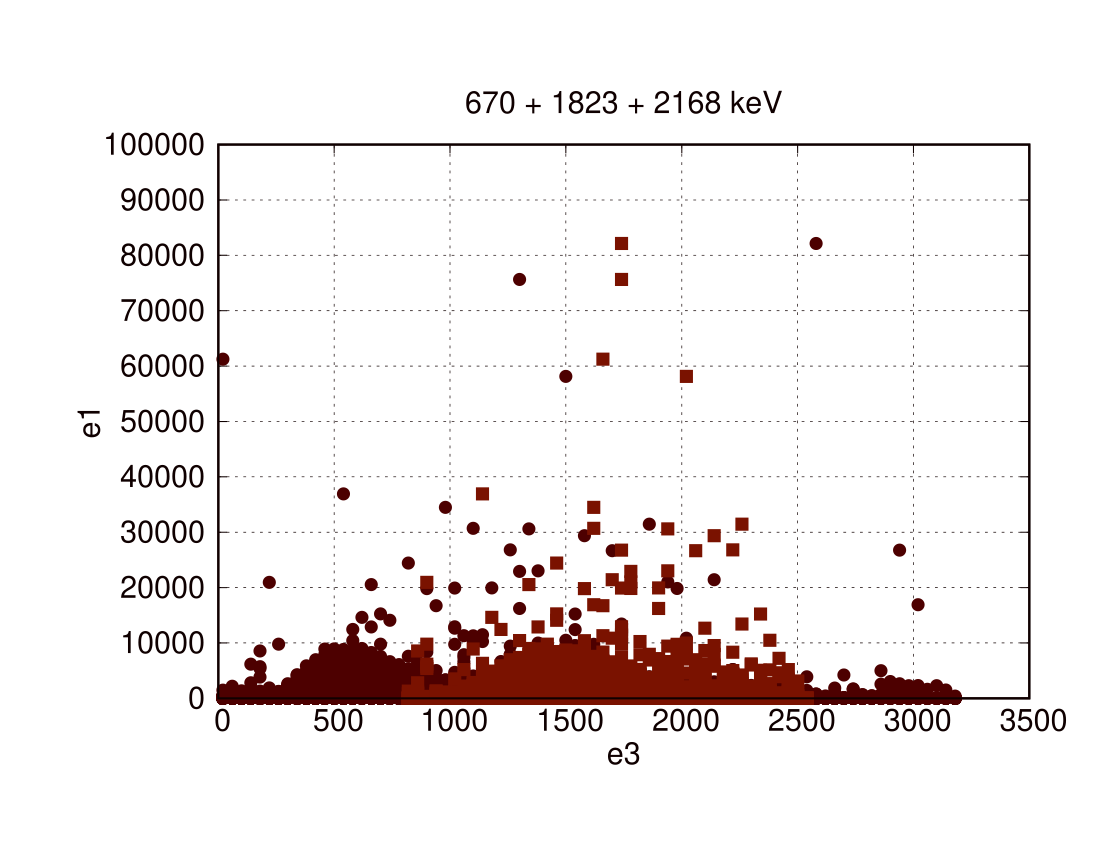

The script that drew this image:
set term post enhance color "Helvetica,16"
set out "|ps2pdf - gamScan.pdf"

set xlabel 'e3'
set ylabel 'e1'


set title '670 + 1823 + 2168 keV'

plot [0:3500][1:1e5] 'scan_fits_ar38.dat' u 8:2 w points notit,\
                    '' u 9:2 w points notit

set title '670 keV'
plot [0:3500][0:3500] 'scan_fits_ar38.dat' u 8:($2>1e2 ? $9:1/0) every :::0::0 w points notit,\
                      '' u 8:($2>5e2 ? $9:1/0) every :::0::0 w points notit,\
                      '' u 8:($2>1e3 ? $9:1/0) every :::0::0 w points notit,\
                      '' u 8:($2>5e3 ? $9:1/0) every :::0::0 w points notit,\
                      '' u 8:($2>1e4 ? $9:1/0) every :::0::0 w points notit
set title '1823 keV'

plot [0:3500][0:3500] 'scan_fits_ar38.dat' u 8:($2>1e2 ? $9:1/0) every :::1::1 w points notit,\
                      '' u 8:($2>5e2 ? $9:1/0) every :::1::1 w points notit,\
                      '' u 8:($2>1e3 ? $9:1/0) every :::1::1 w points notit,\
                      '' u 8:($2>5e3 ? $9:1/0) every :::1::1 w points notit,\
                      '' u 8:($2>1e4 ? $9:1/0) every :::1::1 w points notit

set title '2168 keV'

plot [0:3500][0:3500] 'scan_fits_ar38.dat' u 8:($2>1e2 ? $9:1/0) every :::2::2 w points notit,\
                      '' u 8:($2>5e2 ? $9:1/0) every :::2::2 w points notit,\
                      '' u 8:($2>1e3 ? $9:1/0) every :::2::2 w points notit,\
                      '' u 8:($2>5e3 ? $9:1/0) every :::2::2 w points notit,\
                      '' u 8:($2>1e4 ? $9:1/0) every :::2::2 w points notit



set title '292 + 1133 + 2044 keV'

plot [0:3500][1:1e5] 'scan_fits.dat' u 8:2 w points notit,\
                    '' u 9:2 w points notit

set title '292 keV'
plot [0:3500][0:3500] 'scan_fits.dat' u 8:($2>1e1 ? ($6 > 0 ? ($4<294 ? ($4>290 ? $9:1/0):1/0):1/0):1/0) every :::0::0 w points notit,\
                      '' u 8:($2>1e2 ? ($6 > 0 ? ($4<294 ? ($4>290 ? $9:1/0):1/0):1/0):1/0) every :::0::0 w points notit,\
                      '' u 8:($2>5e2 ? ($6 > 0 ? ($4<294 ? ($4>290 ? $9:1/0):1/0):1/0):1/0) every :::0::0 w points notit,\
                      '' u 8:($2>1e3 ? ($6 > 0 ? ($4<294 ? ($4>290 ? $9:1/0):1/0):1/0):1/0) every :::0::0 w points notit
set title '2044 keV'
plot [0:3500][0:3500] 'scan_fits.dat' u 8:($2>1e1 ? ($6 > 0 ? ($4<2046 ? ($4>2042 ? $9:1/0):1/0):1/0):1/0) every :::1::1 w points notit,\
                      '' u 8:($2>5e1 ? ($6 > 0 ? ($4<2046 ? ($4>2042 ? $9:1/0):1/0):1/0):1/0) every :::1::1 w points notit,\
                      '' u 8:($2>1e2 ? ($6 > 0 ? ($4<2046 ? ($4>2042 ? $9:1/0):1/0):1/0):1/0) every :::1::1 w points notit,\
                      '' u 8:($2>5e2 ? ($6 > 0 ? ($4<2046 ? ($4>2042 ? $9:1/0):1/0):1/0):1/0) every :::1::1 w points notit

set title '1133 keV'
plot [0:3500][0:3500] 'scan_fits.dat' u 8:($2>1e1 ? ($6 > 0 ? ($4<1137 ? ($4>1129 ? $9:1/0):1/0):1/0):1/0) every :::2::2 w points notit,\
                      '' u 8:($2>5e1 ? ($6 > 0 ? ($4<1137 ? ($4>1129 ? $9:1/0):1/0):1/0):1/0) every :::2::2 w points notit,\
                      '' u 8:($2>1e2 ? ($6 > 0 ? ($4<1137 ? ($4>1129 ? $9:1/0):1/0):1/0):1/0) every :::2::2 w points notit,\
                      '' u 8:($2>5e2 ? ($6 > 0 ? ($4<1137 ? ($4>1129 ? $9:1/0):1/0):1/0):1/0) every :::2::2 w points notit

set pointsize 1
set title '292+670 keV'
plot [0:3500][0:3500] 'scan_fits_ar38.dat' u ($8):($2>1e2 ? ($6 > 0 ? ($4<674 ? ($4>666 ? $9:1/0):1/0):1/0):1/0) every :::0::0 w points notit,\
                      'scan_fits.dat' u ($8):($2>1e1 ? ($6 > 0 ? ($4<294 ? ($4>290 ? $9:1/0):1/0):1/0):1/0) every :::0::0 w points notit
